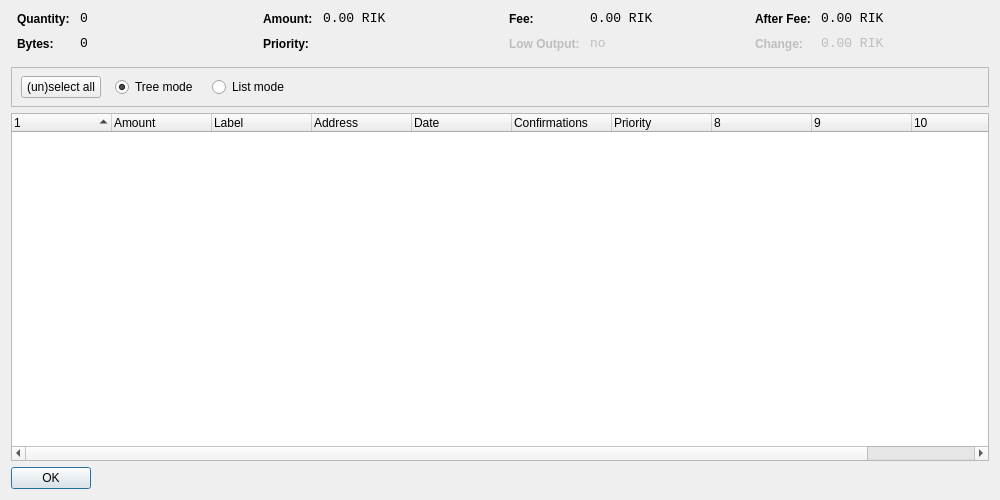
<?xml version="1.0" encoding="UTF-8"?>
<ui version="4.0">
 <class>CoinControlDialog</class>
 <widget class="QDialog" name="CoinControlDialog">
  <property name="geometry">
   <rect>
    <x>0</x>
    <y>0</y>
    <width>1000</width>
    <height>500</height>
   </rect>
  </property>
  <property name="windowTitle">
   <string>Coin Control</string>
  </property>
  <layout class="QVBoxLayout" name="verticalLayout">
   <item>
    <layout class="QHBoxLayout" name="horizontalLayoutTop" stretch="0,0,0,0">
     <property name="topMargin">
      <number>0</number>
     </property>
     <property name="bottomMargin">
      <number>10</number>
     </property>
     <item>
      <layout class="QFormLayout" name="formLayoutCoinControl1">
       <property name="horizontalSpacing">
        <number>10</number>
       </property>
       <property name="verticalSpacing">
        <number>10</number>
       </property>
       <property name="leftMargin">
        <number>6</number>
       </property>
       <property name="rightMargin">
        <number>6</number>
       </property>
       <item row="0" column="0">
        <widget class="QLabel" name="labelCoinControlQuantityText">
         <property name="styleSheet">
          <string notr="true">font-weight:bold;</string>
         </property>
         <property name="text">
          <string>Quantity:</string>
         </property>
        </widget>
       </item>
       <item row="0" column="1">
        <widget class="QLabel" name="labelCoinControlQuantity">
         <property name="font">
          <font>
           <family>Monospace</family>
           <pointsize>10</pointsize>
          </font>
         </property>
         <property name="cursor">
          <cursorShape>IBeamCursor</cursorShape>
         </property>
         <property name="contextMenuPolicy">
          <enum>Qt::ActionsContextMenu</enum>
         </property>
         <property name="text">
          <string notr="true">0</string>
         </property>
         <property name="textInteractionFlags">
          <set>Qt::LinksAccessibleByMouse|Qt::TextSelectableByKeyboard|Qt::TextSelectableByMouse</set>
         </property>
        </widget>
       </item>
       <item row="1" column="0">
        <widget class="QLabel" name="labelCoinControlBytesText">
         <property name="styleSheet">
          <string notr="true">font-weight:bold;</string>
         </property>
         <property name="text">
          <string>Bytes:</string>
         </property>
        </widget>
       </item>
       <item row="1" column="1">
        <widget class="QLabel" name="labelCoinControlBytes">
         <property name="font">
          <font>
           <family>Monospace</family>
           <pointsize>10</pointsize>
          </font>
         </property>
         <property name="cursor">
          <cursorShape>IBeamCursor</cursorShape>
         </property>
         <property name="contextMenuPolicy">
          <enum>Qt::ActionsContextMenu</enum>
         </property>
         <property name="text">
          <string notr="true">0</string>
         </property>
         <property name="textInteractionFlags">
          <set>Qt::LinksAccessibleByMouse|Qt::TextSelectableByKeyboard|Qt::TextSelectableByMouse</set>
         </property>
        </widget>
       </item>
      </layout>
     </item>
     <item>
      <layout class="QFormLayout" name="formLayoutCoinControl2">
       <property name="horizontalSpacing">
        <number>10</number>
       </property>
       <property name="verticalSpacing">
        <number>10</number>
       </property>
       <property name="leftMargin">
        <number>6</number>
       </property>
       <property name="rightMargin">
        <number>6</number>
       </property>
       <item row="0" column="0">
        <widget class="QLabel" name="labelCoinControlAmountText">
         <property name="styleSheet">
          <string notr="true">font-weight:bold;</string>
         </property>
         <property name="text">
          <string>Amount:</string>
         </property>
        </widget>
       </item>
       <item row="0" column="1">
        <widget class="QLabel" name="labelCoinControlAmount">
         <property name="font">
          <font>
           <family>Monospace</family>
           <pointsize>10</pointsize>
          </font>
         </property>
         <property name="cursor">
          <cursorShape>IBeamCursor</cursorShape>
         </property>
         <property name="contextMenuPolicy">
          <enum>Qt::ActionsContextMenu</enum>
         </property>
         <property name="text">
          <string notr="true">0.00 RIK</string>
         </property>
         <property name="textInteractionFlags">
          <set>Qt::LinksAccessibleByMouse|Qt::TextSelectableByKeyboard|Qt::TextSelectableByMouse</set>
         </property>
        </widget>
       </item>
       <item row="1" column="0">
        <widget class="QLabel" name="labelCoinControlPriorityText">
         <property name="styleSheet">
          <string notr="true">font-weight:bold;</string>
         </property>
         <property name="text">
          <string>Priority:</string>
         </property>
        </widget>
       </item>
       <item row="1" column="1">
        <widget class="QLabel" name="labelCoinControlPriority">
         <property name="font">
          <font>
           <family>Monospace</family>
           <pointsize>10</pointsize>
          </font>
         </property>
         <property name="cursor">
          <cursorShape>IBeamCursor</cursorShape>
         </property>
         <property name="contextMenuPolicy">
          <enum>Qt::ActionsContextMenu</enum>
         </property>
         <property name="text">
          <string/>
         </property>
         <property name="textInteractionFlags">
          <set>Qt::LinksAccessibleByMouse|Qt::TextSelectableByKeyboard|Qt::TextSelectableByMouse</set>
         </property>
        </widget>
       </item>
      </layout>
     </item>
     <item>
      <layout class="QFormLayout" name="formLayoutCoinControl3">
       <property name="horizontalSpacing">
        <number>10</number>
       </property>
       <property name="verticalSpacing">
        <number>10</number>
       </property>
       <property name="leftMargin">
        <number>6</number>
       </property>
       <property name="rightMargin">
        <number>6</number>
       </property>
       <item row="0" column="0">
        <widget class="QLabel" name="labelCoinControlFeeText">
         <property name="styleSheet">
          <string notr="true">font-weight:bold;</string>
         </property>
         <property name="text">
          <string>Fee:</string>
         </property>
        </widget>
       </item>
       <item row="0" column="1">
        <widget class="QLabel" name="labelCoinControlFee">
         <property name="font">
          <font>
           <family>Monospace</family>
           <pointsize>10</pointsize>
          </font>
         </property>
         <property name="cursor">
          <cursorShape>IBeamCursor</cursorShape>
         </property>
         <property name="contextMenuPolicy">
          <enum>Qt::ActionsContextMenu</enum>
         </property>
         <property name="text">
          <string notr="true">0.00 RIK</string>
         </property>
         <property name="textInteractionFlags">
          <set>Qt::LinksAccessibleByMouse|Qt::TextSelectableByKeyboard|Qt::TextSelectableByMouse</set>
         </property>
        </widget>
       </item>
       <item row="1" column="0">
        <widget class="QLabel" name="labelCoinControlLowOutputText">
         <property name="enabled">
          <bool>false</bool>
         </property>
         <property name="styleSheet">
          <string notr="true">font-weight:bold;</string>
         </property>
         <property name="text">
          <string>Low Output:</string>
         </property>
        </widget>
       </item>
       <item row="1" column="1">
        <widget class="QLabel" name="labelCoinControlLowOutput">
         <property name="enabled">
          <bool>false</bool>
         </property>
         <property name="font">
          <font>
           <family>Monospace</family>
           <pointsize>10</pointsize>
          </font>
         </property>
         <property name="cursor">
          <cursorShape>IBeamCursor</cursorShape>
         </property>
         <property name="contextMenuPolicy">
          <enum>Qt::ActionsContextMenu</enum>
         </property>
         <property name="text">
          <string notr="true">no</string>
         </property>
         <property name="textInteractionFlags">
          <set>Qt::LinksAccessibleByMouse|Qt::TextSelectableByKeyboard|Qt::TextSelectableByMouse</set>
         </property>
        </widget>
       </item>
      </layout>
     </item>
     <item>
      <layout class="QFormLayout" name="formLayoutCoinControl4">
       <property name="horizontalSpacing">
        <number>10</number>
       </property>
       <property name="verticalSpacing">
        <number>10</number>
       </property>
       <property name="leftMargin">
        <number>6</number>
       </property>
       <property name="rightMargin">
        <number>6</number>
       </property>
       <item row="0" column="0">
        <widget class="QLabel" name="labelCoinControlAfterFeeText">
         <property name="styleSheet">
          <string notr="true">font-weight:bold;</string>
         </property>
         <property name="text">
          <string>After Fee:</string>
         </property>
        </widget>
       </item>
       <item row="0" column="1">
        <widget class="QLabel" name="labelCoinControlAfterFee">
         <property name="font">
          <font>
           <family>Monospace</family>
           <pointsize>10</pointsize>
          </font>
         </property>
         <property name="cursor">
          <cursorShape>IBeamCursor</cursorShape>
         </property>
         <property name="contextMenuPolicy">
          <enum>Qt::ActionsContextMenu</enum>
         </property>
         <property name="text">
          <string notr="true">0.00 RIK</string>
         </property>
         <property name="textInteractionFlags">
          <set>Qt::LinksAccessibleByMouse|Qt::TextSelectableByKeyboard|Qt::TextSelectableByMouse</set>
         </property>
        </widget>
       </item>
       <item row="1" column="0">
        <widget class="QLabel" name="labelCoinControlChangeText">
         <property name="enabled">
          <bool>false</bool>
         </property>
         <property name="styleSheet">
          <string notr="true">font-weight:bold;</string>
         </property>
         <property name="text">
          <string>Change:</string>
         </property>
        </widget>
       </item>
       <item row="1" column="1">
        <widget class="QLabel" name="labelCoinControlChange">
         <property name="enabled">
          <bool>false</bool>
         </property>
         <property name="font">
          <font>
           <family>Monospace</family>
           <pointsize>10</pointsize>
          </font>
         </property>
         <property name="cursor">
          <cursorShape>IBeamCursor</cursorShape>
         </property>
         <property name="contextMenuPolicy">
          <enum>Qt::ActionsContextMenu</enum>
         </property>
         <property name="text">
          <string notr="true">0.00 RIK</string>
         </property>
         <property name="textInteractionFlags">
          <set>Qt::LinksAccessibleByMouse|Qt::TextSelectableByKeyboard|Qt::TextSelectableByMouse</set>
         </property>
        </widget>
       </item>
      </layout>
     </item>
    </layout>
   </item>
   <item>
    <widget class="QFrame" name="frame">
     <property name="minimumSize">
      <size>
       <width>0</width>
       <height>40</height>
      </size>
     </property>
     <property name="frameShape">
      <enum>QFrame::StyledPanel</enum>
     </property>
     <property name="frameShadow">
      <enum>QFrame::Sunken</enum>
     </property>
     <widget class="QWidget" name="horizontalLayoutWidget">
      <property name="geometry">
       <rect>
        <x>10</x>
        <y>0</y>
        <width>781</width>
        <height>41</height>
       </rect>
      </property>
      <layout class="QHBoxLayout" name="horizontalLayoutPanel" stretch="0,0,0,0,0">
       <property name="spacing">
        <number>14</number>
       </property>
       <item>
        <widget class="QPushButton" name="pushButtonSelectAll">
         <property name="sizePolicy">
          <sizepolicy hsizetype="Maximum" vsizetype="Fixed">
           <horstretch>0</horstretch>
           <verstretch>0</verstretch>
          </sizepolicy>
         </property>
         <property name="text">
          <string>(un)select all</string>
         </property>
        </widget>
       </item>
       <item>
        <widget class="QRadioButton" name="radioTreeMode">
         <property name="sizePolicy">
          <sizepolicy hsizetype="Maximum" vsizetype="Fixed">
           <horstretch>0</horstretch>
           <verstretch>0</verstretch>
          </sizepolicy>
         </property>
         <property name="text">
          <string>Tree mode</string>
         </property>
         <property name="checked">
          <bool>true</bool>
         </property>
        </widget>
       </item>
       <item>
        <widget class="QRadioButton" name="radioListMode">
         <property name="sizePolicy">
          <sizepolicy hsizetype="Maximum" vsizetype="Fixed">
           <horstretch>0</horstretch>
           <verstretch>0</verstretch>
          </sizepolicy>
         </property>
         <property name="text">
          <string>List mode</string>
         </property>
        </widget>
       </item>
       <item>
        <spacer name="horizontalSpacer">
         <property name="orientation">
          <enum>Qt::Horizontal</enum>
         </property>
         <property name="sizeHint" stdset="0">
          <size>
           <width>40</width>
           <height>20</height>
          </size>
         </property>
        </spacer>
       </item>
      </layout>
     </widget>
    </widget>
   </item>
   <item>
    <widget class="CoinControlTreeWidget" name="treeWidget">
     <property name="contextMenuPolicy">
      <enum>Qt::CustomContextMenu</enum>
     </property>
     <property name="sortingEnabled">
      <bool>false</bool>
     </property>
     <property name="columnCount">
      <number>11</number>
     </property>
     <attribute name="headerShowSortIndicator" stdset="0">
      <bool>true</bool>
     </attribute>
     <attribute name="headerStretchLastSection">
      <bool>false</bool>
     </attribute>
     <column>
      <property name="text">
       <string/>
      </property>
     </column>
     <column>
      <property name="text">
       <string>Amount</string>
      </property>
     </column>
     <column>
      <property name="text">
       <string>Label</string>
      </property>
     </column>
     <column>
      <property name="text">
       <string>Address</string>
      </property>
     </column>
     <column>
      <property name="text">
       <string>Date</string>
      </property>
     </column>
     <column>
      <property name="text">
       <string>Confirmations</string>
      </property>
      <property name="toolTip">
       <string>Confirmed</string>
      </property>
     </column>
     <column>
      <property name="text">
       <string>Priority</string>
      </property>
     </column>
     <column>
      <property name="text">
       <string/>
      </property>
     </column>
     <column>
      <property name="text">
       <string/>
      </property>
     </column>
     <column>
      <property name="text">
       <string/>
      </property>
     </column>
     <column>
      <property name="text">
       <string/>
      </property>
     </column>
    </widget>
   </item>
   <item>
    <widget class="QDialogButtonBox" name="buttonBox">
     <property name="sizePolicy">
      <sizepolicy hsizetype="Maximum" vsizetype="Fixed">
       <horstretch>0</horstretch>
       <verstretch>0</verstretch>
      </sizepolicy>
     </property>
     <property name="orientation">
      <enum>Qt::Horizontal</enum>
     </property>
     <property name="standardButtons">
      <set>QDialogButtonBox::Ok</set>
     </property>
    </widget>
   </item>
  </layout>
 </widget>
 <customwidgets>
  <customwidget>
   <class>CoinControlTreeWidget</class>
   <extends>QTreeWidget</extends>
   <header>coincontroltreewidget.h</header>
  </customwidget>
 </customwidgets>
 <resources/>
 <connections/>
</ui>
